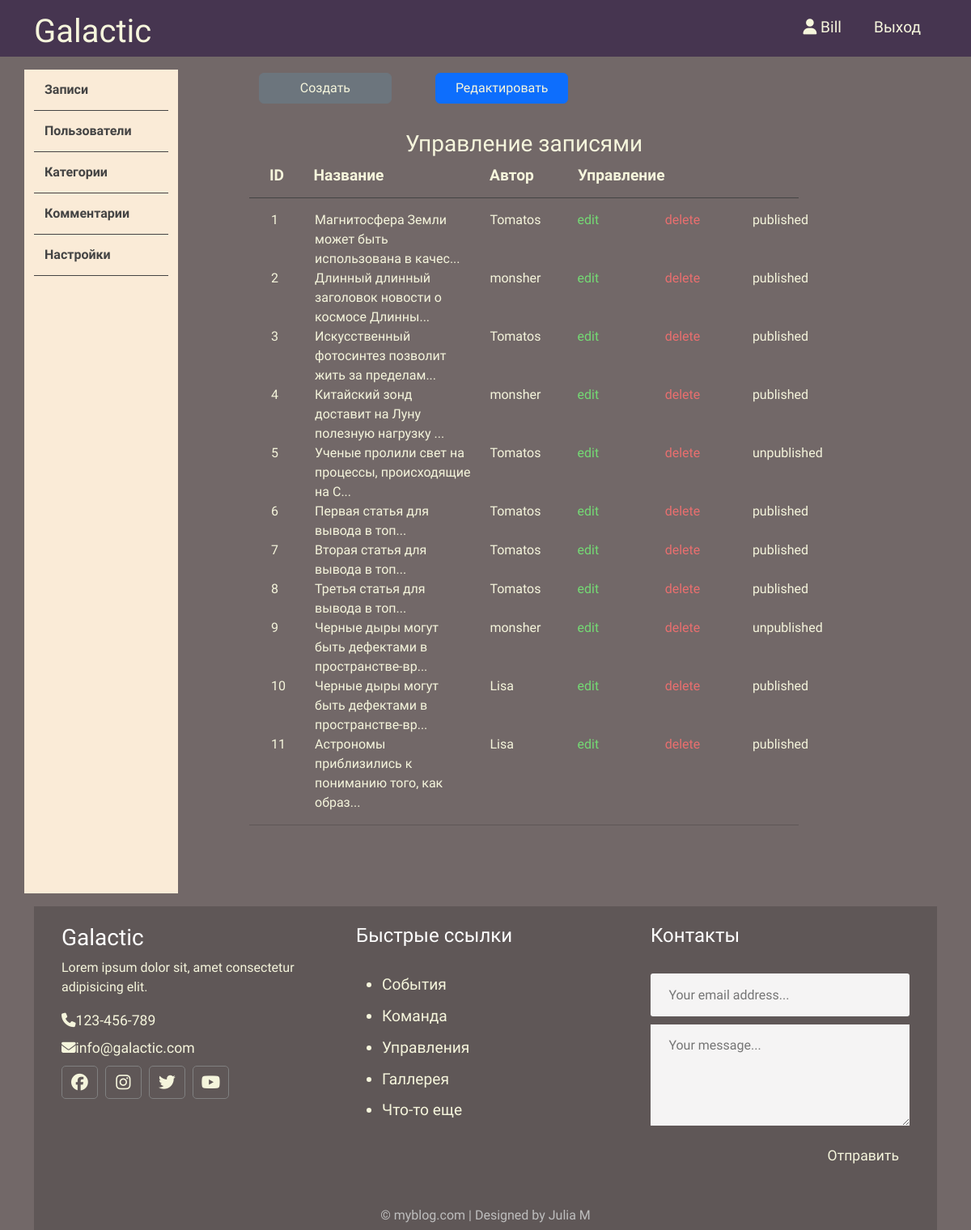
The page /admin/posts/index.php (signed in) on the database its author committed.
### tables this page shows
CREATE TABLE `posts` (
  `id` int NOT NULL,
  `id_user` int NOT NULL,
  `title` varchar(256) NOT NULL,
  `image` varchar(256) NOT NULL,
  `content` text NOT NULL,
  `status` tinyint NOT NULL,
  `id_topic` int DEFAULT NULL,
  `create_date` datetime NOT NULL DEFAULT CURRENT_TIMESTAMP
);

CREATE TABLE `users` (
  `id` int NOT NULL,
  `admin` tinyint NOT NULL,
  `username` varchar(256) NOT NULL,
  `email` varchar(256) NOT NULL,
  `password` varchar(256) NOT NULL,
  `created` timestamp NOT NULL DEFAULT CURRENT_TIMESTAMP
);

### app/database/db.php (called while the page is built, shortened)
<?php
require 'connect.php';
function dbCheckErr($query){
    $errInfo = $query->errorInfo();
    return true;
}
 function selectAllFromPostWithUsers($table1, $table2){
         global $pdo;
         $sql =
         "SELECT
         t1.username,
         t2.id,
         t2.title,
         t2.image,
         t2.content,
         t2.status,
         t2.id_topic,
         t2.create_date
         FROM $table1 AS t1 JOIN $table2 AS t2 ON t1.id = t2.id_user";
         $query = $pdo->prepare($sql);
         $query->execute();
         return $query->fetchAll();
}

### app/control/posts.php (called while the page is built, shortened)
<?php
include $_SERVER['DOCUMENT_ROOT'] . "/cosmo/app/database/db.php";
$postsADM = selectAllFromPostWithUsers('users', 'posts');

### admin/posts/index.php (the view)
<?php
include ("./../../app/include/header-admin.php");
include ("./../../app/control/posts.php");
?>
<body>
    <div class="container">
          <?php include './../../app/include/sidebar.php'; ?>
            <div class="posts col-9">
                <div class=" button row">
                    <a href="<?= BASE_URL . "./admin/posts/create.php" ;?>" class="col-3 btn btn-secondary"">Создать</a>
                   <span class="col-1"></span>
                    <a href=""<?= BASE_URL . "./admin/posts/index.php" ;?>"index.php" class="col-3 btn btn-primary">Редактировать</a>
                </div>
                 <div class="row title-table">
                    <h3>Управление записями</h3>
                    <div class="col-1">ID</div>
                    <div class="col-4">Название</div>
                    <div class="col-2">Автор</div>
                    <div class="col-5">Управление</div>
                 </div>
                 <div class="row post">
                 <?php foreach($postsADM as $key => $post): ?>
                    <div class="id col-1"><?=$key+1;?></div>
                    <div class="title col-4"><?=mb_substr($post['title'], 0, 50) . "..."; ?></div>
                    <div class="author col-2"><a href="#"><?=$post['username']; ?></a></div>
                    <div class="edit col-2"><a href="edit.php?id=<?=$post['id'];?>">edit</a></div>
                    <div class="delete col-2"><a href="edit.php?delete_id=<?=$post['id'];?>">delete</a></div>
                  <?php if ($post['status']): ?>
                    <div class="status col-1"><a href="edit.php?status=0&pub_id=<?=$post['id'];?>">published</a></div>
                        <?php else: ?>
                    <div class="status col-1"><a href="edit.php?status=1&pub_id=<?=$post['id'];?>">unpublished</a></div>
                        <?php endif; ?>
                  <?php endforeach; ?>
            </div>
        </div>
    </div>
</body>
<?php
include ("./../../app/include/footer.php");
?>

### assets/css/admin.css (style rules this page uses)
* { font-family: 'Advent Pro', sans-serif; }
body { background: #726868 !important; display: flex; flex-direction: column; height:100vh; margin: 0; padding: 0; }
.container { flex: 1; }
a { text-decoration: none ; color: inherit !important; }
.posts { height: 100%; padding: 20px 100px 100px; color: beige; }
.posts .button { margin: 0 0 20px 0; }
.posts h3 { text-align: center; }
.posts .title-table { padding: 13px; text-align: left; border-bottom: 1px solid #444444; font-weight: 700; font-size: 1.2rem; }
.posts .post { padding: 15px; text-align: left; border-bottom: 1px solid #5f5757; }
.posts .post .edit { color: rgb(116, 218, 116); }
.posts .post .delete { color: rgb(233, 111, 111) }

### rows shown on the page
posts: title "Магнитосфера Земли может быть использована в качес", id_user.username "Tomatos"
posts: title "Длинный длинный заголовок новости о космосе Длинны", id_user.username "monsher"
posts: title "Искусственный фотосинтез позволит жить за пределам", id_user.username "Tomatos"
posts: title "Китайский зонд доставит на Луну полезную нагрузку", id_user.username "monsher"
posts: title "Ученые пролили свет на процессы, происходящие на С", id_user.username "Tomatos"
posts: title "Первая статья для вывода в топ", id_user.username "Tomatos"
posts: title "Вторая статья для вывода в топ", id_user.username "Tomatos"
posts: title "Третья статья для вывода в топ", id_user.username "Tomatos"
posts: title "Черные дыры могут быть дефектами в пространстве-вр", id_user.username "monsher"
posts: title "Черные дыры могут быть дефектами в пространстве-вр", id_user.username "Lisa"
posts: title "Астрономы приблизились к пониманию того, как образ", id_user.username "Lisa"

### other values the page prints
$_SESSION['login'] "Bill"
